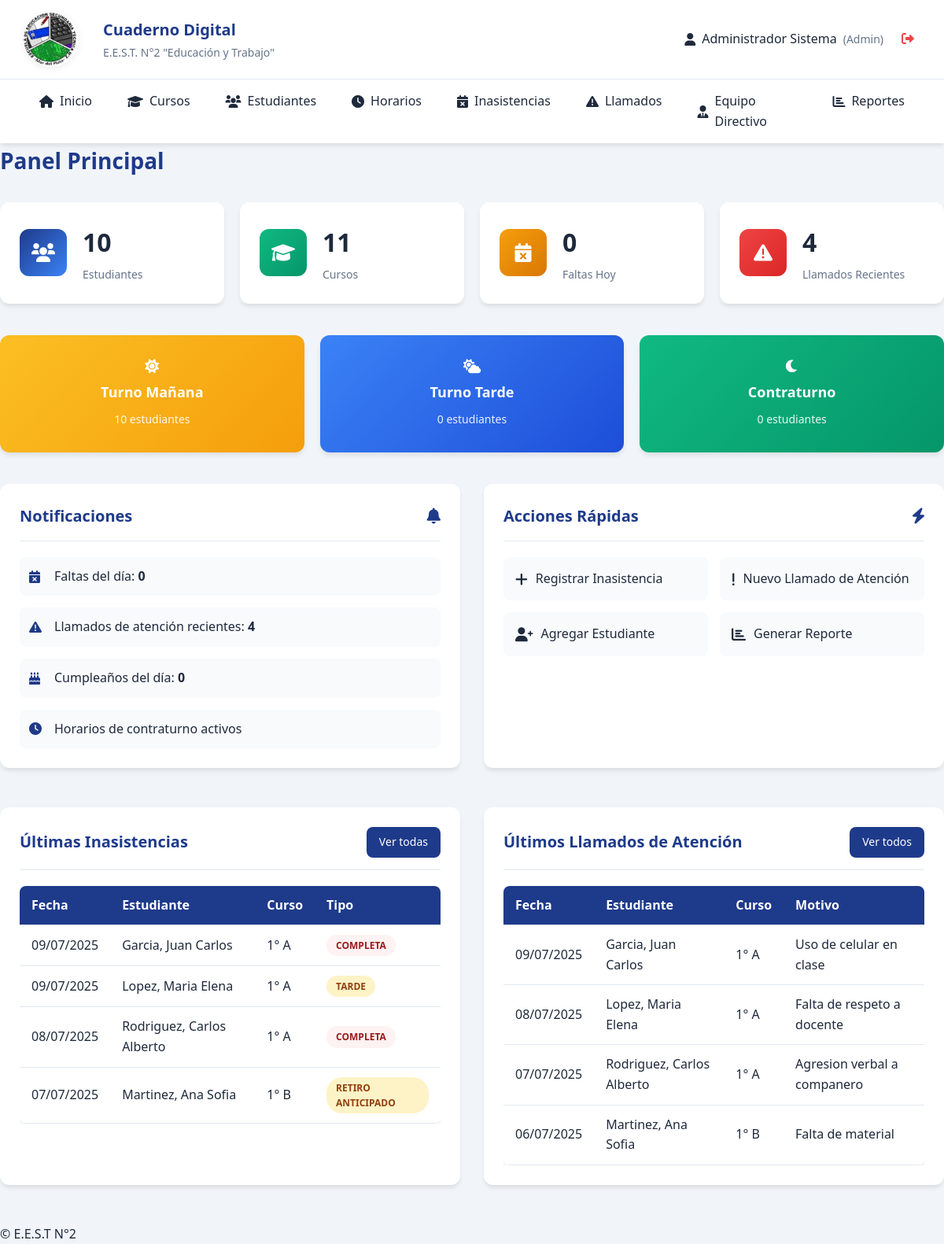
/index.php (signed in), run on the app's committed database.
### tables this page shows
CREATE TABLE IF NOT EXISTS inasistencias (
    id INT AUTO_INCREMENT PRIMARY KEY,
    estudiante_id INT NOT NULL,
    fecha DATE NOT NULL,
    tipo ENUM('completa', 'tarde', 'retiro_anticipado') NOT NULL,
    justificada BOOLEAN DEFAULT FALSE,
    motivo TEXT,
    certificado_medico BOOLEAN DEFAULT FALSE,
    observaciones TEXT,
    usuario_id INT NOT NULL,  
    fecha_registro TIMESTAMP DEFAULT CURRENT_TIMESTAMP,
    FOREIGN KEY (estudiante_id) REFERENCES estudiantes(id),
    FOREIGN KEY (usuario_id) REFERENCES usuarios(id)
);

CREATE TABLE IF NOT EXISTS estudiantes (
    id INT AUTO_INCREMENT PRIMARY KEY,
    dni VARCHAR(20) UNIQUE NOT NULL,
    apellido VARCHAR(100) NOT NULL,
    nombre VARCHAR(100) NOT NULL,
    fecha_nacimiento DATE,
    grupo_sanguineo VARCHAR(10),
    obra_social VARCHAR(100),
    domicilio TEXT,
    telefono_fijo VARCHAR(20),
    telefono_celular VARCHAR(20),
    email VARCHAR(100),
    foto VARCHAR(255),  
    curso_id INT,
    activo BOOLEAN DEFAULT TRUE,
    fecha_ingreso DATE DEFAULT CURRENT_DATE,
    FOREIGN KEY (curso_id) REFERENCES cursos(id)
);

CREATE TABLE IF NOT EXISTS cursos (
    id INT AUTO_INCREMENT PRIMARY KEY,
    anio INT NOT NULL,  
    division VARCHAR(5) NOT NULL,  
    turno_id INT NOT NULL,
    especialidad_id INT NOT NULL,
    taller_id INT,
    grado ENUM('inferior', 'superior') NOT NULL,  
    activo BOOLEAN DEFAULT TRUE,
    FOREIGN KEY (turno_id) REFERENCES turnos(id),
    FOREIGN KEY (especialidad_id) REFERENCES especialidades(id),
    FOREIGN KEY (taller_id) REFERENCES talleres(id)
);

CREATE TABLE IF NOT EXISTS llamados_atencion (
    id INT AUTO_INCREMENT PRIMARY KEY,
    estudiante_id INT NOT NULL,
    fecha DATE NOT NULL,
    motivo TEXT NOT NULL,
    sancion VARCHAR(100),
    observaciones TEXT,
    usuario_id INT NOT NULL,  
    fecha_registro TIMESTAMP DEFAULT CURRENT_TIMESTAMP,
    FOREIGN KEY (estudiante_id) REFERENCES estudiantes(id),
    FOREIGN KEY (usuario_id) REFERENCES usuarios(id)
);

### config/database.php (called while the page is built, shortened)
<?php
class Database {
    private static $instance = null;
    private $connection;
    private function __construct() {
        try {
            $this->connection = new PDO(
                "mysql:host=" . DB_HOST . ";dbname=" . DB_NAME . ";charset=utf8",
                DB_USER,
                DB_PASS,
                [
                    PDO::ATTR_ERRMODE => PDO::ERRMODE_EXCEPTION,
                    PDO::ATTR_DEFAULT_FETCH_MODE => PDO::FETCH_ASSOC,
                    PDO::ATTR_EMULATE_PREPARES => false
                ]
            );
        } catch (PDOException $e) {
            die("Error de conexión: " . $e->getMessage());
        }
    }
    public static function getInstance() {
        if (self::$instance === null) {
            self::$instance = new self();
        }
        return self::$instance;
    }
    public function query($sql, $params = []) {
        $stmt = $this->connection->prepare($sql);
        $stmt->execute($params);
        return $stmt;
    }
    public function fetchAll($sql, $params = []) {
        return $this->query($sql, $params)->fetchAll();
    }
    public function fetch($sql, $params = []) {
        return $this->query($sql, $params)->fetch();
    }
}
?>

### includes/auth.php (called while the page is built, shortened)
<?php
require_once __DIR__ . '/../config/database.php';
class Auth {
    public function isLoggedIn() {
        return isset($_SESSION['logged_in']) && $_SESSION['logged_in'] === true;
    }
    public function hasRole($role) {
        return $this->isLoggedIn() && $_SESSION['rol'] === $role;
    }
    public function getCurrentUser() {
        if ($this->isLoggedIn()) {
            return [
                'id' => $_SESSION['user_id'],
                'username' => $_SESSION['username'],
                'nombre' => $_SESSION['nombre'],
                'apellido' => $_SESSION['apellido'],
                'rol' => $_SESSION['rol']
            ];
        }
        return null;
    }
}
$auth = new Auth();
?>

### index.php (the view, shortened to what this page needs)
<?php
include 'includes/header.php';
require_once 'config/database.php';
$db = Database::getInstance();
$stats = [];
$stats['total_estudiantes'] = $db->fetch("SELECT COUNT(*) as total FROM estudiantes WHERE activo = 1")['total'];
$stats['total_cursos'] = $db->fetch("SELECT COUNT(*) as total FROM cursos WHERE activo = 1")['total'];
$stats['faltas_hoy'] = $db->fetch("SELECT COUNT(*) as total FROM inasistencias WHERE fecha = CURDATE()")['total'];
$stats['llamados_recientes'] = $db->fetch("SELECT COUNT(*) as total FROM llamados_atencion WHERE fecha >= DATE_SUB(CURDATE(), INTERVAL 7 DAY)")['total'];
$stats['cumpleanos_hoy'] = $db->fetch("SELECT COUNT(*) as total FROM estudiantes WHERE DATE_FORMAT(fecha_nacimiento, '%m-%d') = DATE_FORMAT(CURDATE(), '%m-%d') AND activo = 1")['total'];
$turnos = $db->fetchAll("
    SELECT t.nombre, COUNT(e.id) as total
    FROM turnos t
    LEFT JOIN cursos c ON t.id = c.turno_id
    LEFT JOIN estudiantes e ON c.id = e.curso_id AND e.activo = 1
    GROUP BY t.id, t.nombre
");
$ultimas_inasistencias = $db->fetchAll("
    SELECT i.fecha, i.tipo, e.apellido, e.nombre, c.anio, c.division
    FROM inasistencias i
    JOIN estudiantes e ON i.estudiante_id = e.id
    JOIN cursos c ON e.curso_id = c.id
    ORDER BY i.fecha DESC, i.fecha_registro DESC
    LIMIT 10
");
$ultimos_llamados = $db->fetchAll("
    SELECT la.fecha, la.motivo, e.apellido, e.nombre, c.anio, c.division
    FROM llamados_atencion la
    JOIN estudiantes e ON la.estudiante_id = e.id
    JOIN cursos c ON e.curso_id = c.id
    ORDER BY la.fecha DESC, la.fecha_registro DESC
    LIMIT 5
");
?>
<section class="dashboard">
    <h2>Panel Principal</h2>
    <div class="stats-grid grid-4">
        <div class="stat-card">
            <div class="stat-icon">
                <i class="fas fa-users"></i>
            </div>
            <div class="stat-content">
                <h3><?php echo $stats['total_estudiantes']; ?></h3>
                <p>Estudiantes</p>
            </div>
        </div>
        <div class="stat-card">
            <div class="stat-icon">
                <i class="fas fa-graduation-cap"></i>
            </div>
            <div class="stat-content">
                <h3><?php echo $stats['total_cursos']; ?></h3>
                <p>Cursos</p>
            </div>
        </div>
        <div class="stat-card">
            <div class="stat-icon">
                <i class="fas fa-calendar-times"></i>
            </div>
            <div class="stat-content">
                <h3><?php echo $stats['faltas_hoy']; ?></h3>
                <p>Faltas Hoy</p>
            </div>
        </div>
        <div class="stat-card">
            <div class="stat-icon">
                <i class="fas fa-exclamation-triangle"></i>
            </div>
            <div class="stat-content">
                <h3><?php echo $stats['llamados_recientes']; ?></h3>
                <p>Llamados Recientes</p>
            </div>
        </div>
    </div>
    <div class="quick-access">
        <a href="cursos.php?turno=1" class="btn turno-m">
            <i class="fas fa-sun"></i>
            Turno Mañana
            <span class="turno-count"><?php echo $turnos[0]['total'] ?? 0; ?> estudiantes</span>
        </a>
        <a href="cursos.php?turno=2" class="btn turno-t">
            <i class="fas fa-cloud-sun"></i>
            Turno Tarde
            <span class="turno-count"><?php echo $turnos[1]['total'] ?? 0; ?> estudiantes</span>
        </a>
        <a href="cursos.php?turno=3" class="btn turno-c">
            <i class="fas fa-moon"></i>
            Contraturno
            <span class="turno-count"><?php echo $turnos[2]['total'] ?? 0; ?> estudiantes</span>
        </a>
    </div>
    <div class="dashboard-grid grid-2">
        <div class="card">
            <div class="card-header">
                <h3 class="card-title">Notificaciones</h3>
                <i class="fas fa-bell"></i>
            </div>
            <div class="notifications-list">
                <div class="notification-item">
                    <i class="fas fa-calendar-times"></i>
                    <span>Faltas del día: <strong><?php echo $stats['faltas_hoy']; ?></strong></span>
                </div>
                <div class="notification-item">
                    <i class="fas fa-exclamation-triangle"></i>
                    <span>Llamados de atención recientes: <strong><?php echo $stats['llamados_recientes']; ?></strong></span>
                </div>
                <div class="notification-item">
                    <i class="fas fa-birthday-cake"></i>
                    <span>Cumpleaños del día: <strong><?php echo $stats['cumpleanos_hoy']; ?></strong></span>
                </div>
                <div class="notification-item">
                    <i class="fas fa-clock"></i>
                    <span>Horarios de contraturno activos</span>
                </div>
            </div>
        </div>
        <div class="card">
            <div class="card-header">
                <h3 class="card-title">Acciones Rápidas</h3>
                <i class="fas fa-bolt"></i>
            </div>
            <div class="quick-actions">
                <a href="inasistencias.php?action=nueva" class="action-btn">
                    <i class="fas fa-plus"></i>
                    Registrar Inasistencia
                </a>
                <a href="llamados.php?action=nuevo" class="action-btn">
                    <i class="fas fa-exclamation"></i>
                    Nuevo Llamado de Atención
                </a>
                <a href="estudiantes.php?action=nuevo" class="action-btn">
                    <i class="fas fa-user-plus"></i>
                    Agregar Estudiante
                </a>
                <a href="reportes.php" class="action-btn">
                    <i class="fas fa-chart-bar"></i>
                    Generar Reporte
                </a>
            </div>
        </div>
    </div>
    <div class="dashboard-grid grid-2">
        <div class="card">
            <div class="card-header">
                <h3 class="card-title">Últimas Inasistencias</h3>
                <a href="inasistencias.php" class="btn btn-sm btn-primary">Ver todas</a>
            </div>
            <div class="table-container">
                <table class="table">
                    <thead>
                        <tr>
                            <th>Fecha</th>
                            <th>Estudiante</th>
                            <th>Curso</th>
                            <th>Tipo</th>
                        </tr>
                    </thead>
                    <tbody>
                        <?php foreach ($ultimas_inasistencias as $inasistencia): ?>
                        <tr>
                            <td><?php echo date('d/m/Y', strtotime($inasistencia['fecha'])); ?></td>
                            <td><?php echo htmlspecialchars($inasistencia['apellido'] . ', ' . $inasistencia['nombre']); ?></td>
                            <td><?php echo $inasistencia['anio'] . '° ' . $inasistencia['division']; ?></td>
                            <td>
                                <span class="status status-<?php echo $inasistencia['tipo'] === 'completa' ? 'danger' : 'warning'; ?>">
                                    <?php echo ucfirst(str_replace('_', ' ', $inasistencia['tipo'])); ?>
                                </span>
                            </td>
                        </tr>
                        <?php endforeach; ?>
                    </tbody>
                </table>
            </div>
        </div>
        <div class="card">
            <div class="card-header">
                <h3 class="card-title">Últimos Llamados de Atención</h3>
                <a href="llamados.php" class="btn btn-sm btn-primary">Ver todos</a>
            </div>
            <div class="table-container">
                <table class="table">
                    <thead>
                        <tr>
                            <th>Fecha</th>
                            <th>Estudiante</th>
                            <th>Curso</th>
                            <th>Motivo</th>
                        </tr>
                    </thead>
                    <tbody>
                        <?php foreach ($ultimos_llamados as $llamado): ?>
                        <tr>
                            <td><?php echo date('d/m/Y', strtotime($llamado['fecha'])); ?></td>
                            <td><?php echo htmlspecialchars($llamado['apellido'] . ', ' . $llamado['nombre']); ?></td>
                            <td><?php echo $llamado['anio'] . '° ' . $llamado['division']; ?></td>
                            <td><?php echo htmlspecialchars(substr($llamado['motivo'], 0, 50)) . (strlen($llamado['motivo']) > 50 ? '...' : ''); ?></td>
                        </tr>
                        <?php endforeach; ?>
                    </tbody>
                </table>
            </div>
        </div>
    </div>
</section>
<?php include 'includes/footer.php'; ?>

### includes/header.php (shortened to what this page needs)
<?php
require_once 'includes/auth.php';
$auth->requireLogin();
$currentUser = $auth->getCurrentUser();
?>
<!DOCTYPE html>
<html lang="es">
<head>
    <link rel="stylesheet" href="css/style.css">
    <link rel="stylesheet" href="https://cdnjs.cloudflare.com/ajax/libs/font-awesome/6.0.0/css/all.min.css">
</head>
<body>
    <header class="main-header">
        <div class="header-top">
            <div class="logo-section">
                <img src="img/logo-escuela.png" alt="Logo EEST N°2" class="logo" style="width:70px;height:70px;border-radius:50%;background:#fff;object-fit:contain;box-shadow:0 2px 8px rgba(0,0,0,0.08);margin-right:16px;">
                <div class="school-info">
                    <h1>Cuaderno Digital</h1>
                    <h2>E.E.S.T. N°2 "Educación y Trabajo"</h2>
                </div>
            </div>
            <div class="user-section">
                <div class="user-info">
                    <i class="fas fa-user"></i>
                    <span><?php echo htmlspecialchars($currentUser['nombre'] . ' ' . $currentUser['apellido']); ?></span>
                    <span class="role">(<?php echo ucfirst($currentUser['rol']); ?>)</span>
                </div>
                <a href="logout.php" class="logout-btn" title="Cerrar sesión">
                    <i class="fas fa-sign-out-alt"></i>
                </a>
            </div>
        </div>
        <nav class="main-nav" id="main-nav">
            <ul class="nav-menu">
                <li><a href="index.php" class="nav-link"><i class="fas fa-home"></i> Inicio</a></li>
                <li><a href="cursos.php" class="nav-link"><i class="fas fa-graduation-cap"></i> Cursos</a></li>
                <li><a href="estudiantes.php" class="nav-link"><i class="fas fa-users"></i> Estudiantes</a></li>
                <li><a href="horarios.php" class="nav-link"><i class="fas fa-clock"></i> Horarios</a></li>
                <li><a href="inasistencias.php" class="nav-link"><i class="fas fa-calendar-times"></i> Inasistencias</a></li>
                <li><a href="llamados.php" class="nav-link"><i class="fas fa-exclamation-triangle"></i> Llamados</a></li>
                <?php if ($auth->hasRole('admin') || $auth->hasRole('directivo')): ?>
                <li><a href="equipo.php" class="nav-link"><i class="fas fa-user-tie"></i> Equipo Directivo</a></li>
                <li><a href="reportes.php" class="nav-link"><i class="fas fa-chart-bar"></i> Reportes</a></li>
                <?php endif; ?>
            </ul>
        </nav>
    </header>
</body>
</html>

### includes/footer.php
<footer>
    <p>&copy; <php echo date("Y"); ?> E.E.S.T N°2</p>
</footer>
</body>
</html>

### data on the page
inasistencias: fecha "09/07/2025", estudiante.nombre "Garcia, Juan Carlos", cursos.anio "1", cursos.division "A", tipo "COMPLETA"
inasistencias: fecha "09/07/2025", estudiante.nombre "Lopez, Maria Elena", cursos.anio "1", cursos.division "A", tipo "TARDE"
inasistencias: fecha "08/07/2025", estudiante.nombre "Rodriguez, Carlos Alberto", cursos.anio "1", cursos.division "A", tipo "COMPLETA"
inasistencias: fecha "07/07/2025", estudiante.nombre "Martinez, Ana Sofia", cursos.anio "1", cursos.division "B", tipo "RETIRO ANTICIPADO"
llamados_atencion: fecha "09/07/2025", estudiante.nombre "Garcia, Juan Carlos", cursos.anio "1", cursos.division "A", motivo "Uso de celular en clase"
llamados_atencion: fecha "08/07/2025", estudiante.nombre "Lopez, Maria Elena", cursos.anio "1", cursos.division "A", motivo "Falta de respeto a docente"
llamados_atencion: fecha "07/07/2025", estudiante.nombre "Rodriguez, Carlos Alberto", cursos.anio "1", cursos.division "A", motivo "Agresion verbal a companero"
llamados_atencion: fecha "06/07/2025", estudiante.nombre "Martinez, Ana Sofia", cursos.anio "1", cursos.division "B", motivo "Falta de material"

### other printed values
$currentUser['nombre'] . ' ' . $currentUser['apellido'] "Administrador Sistema"
$currentUser['rol'] "Admin"
$stats['total_estudiantes'] "10"
$stats['total_cursos'] "11"
$stats['faltas_hoy'] "0"
$stats['llamados_recientes'] "4"
$turnos[0]['total'] "10"
$turnos[1]['total'] "0"
$turnos[2]['total'] "0"
$stats['cumpleanos_hoy'] "0"
